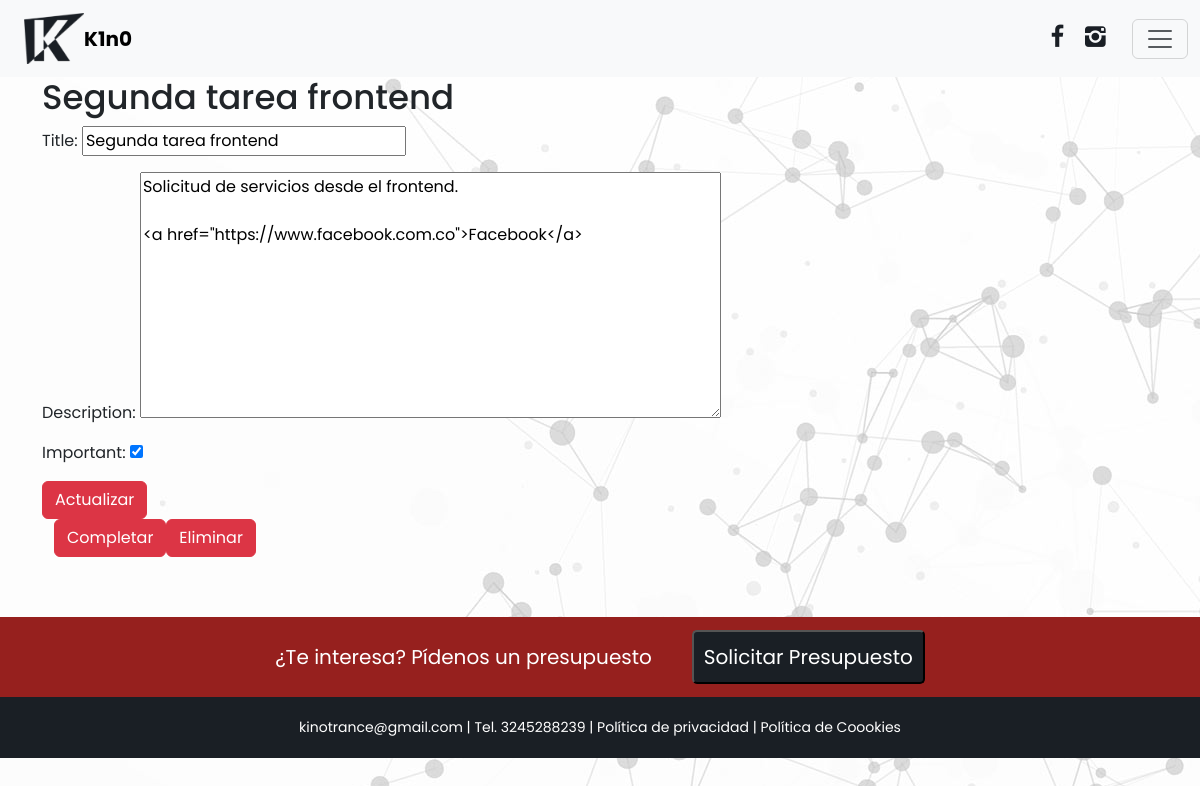
Before: /mis-servicios/servicio/5 (signed in) with the older database file.
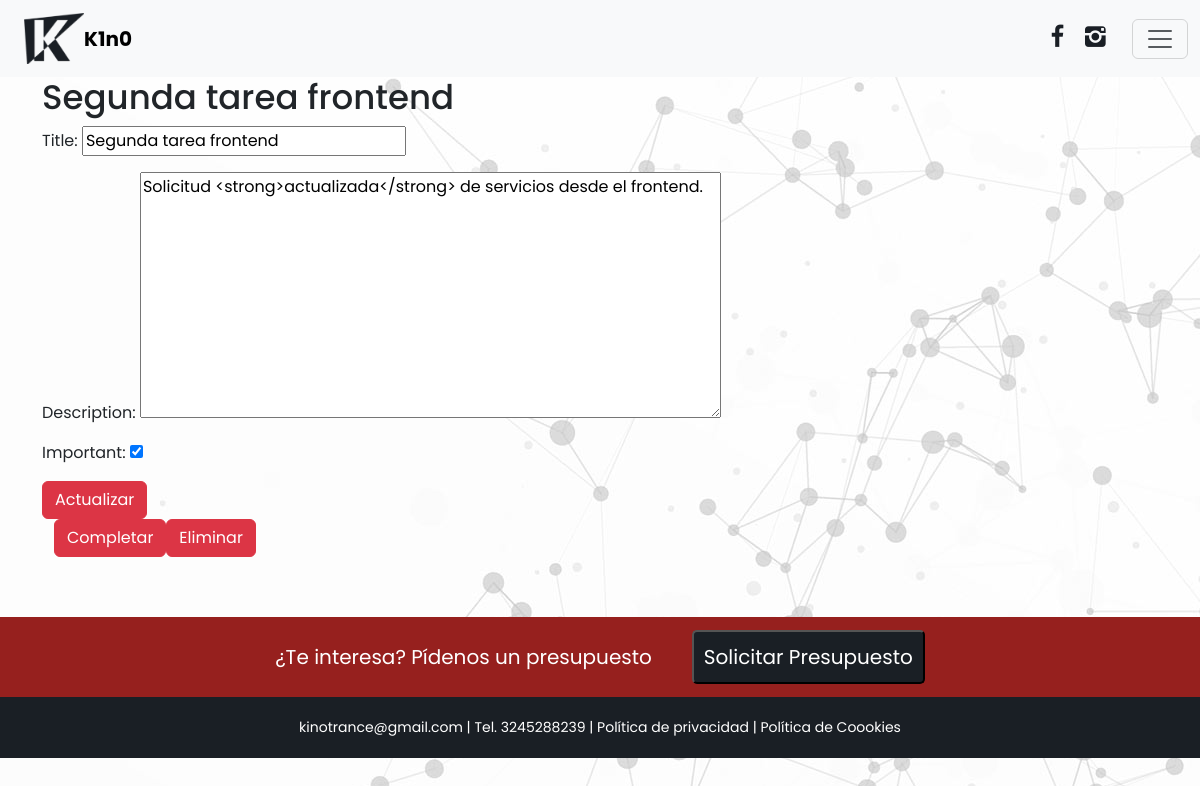
After: the same page with the newer database file.
### services/models.py (models this page shows, shortened)
class Servicio(models.Model):
    title = models.CharField(max_length=200)
    description = models.TextField(blank=True)
    created = models.DateTimeField(auto_now_add=True)
    datecompleted = models.DateTimeField(null=True, blank=True)
    important = models.BooleanField(default=False)
    user = models.ForeignKey(User, on_delete=models.CASCADE)

### services/views.py (the view, shortened to what this page needs)
# urls.py: path('mis-servicios/servicio/<int:servicio_id>', views.servicio_detalle, name="servicio_detalle"),
@login_required
def servicio_detalle(request, servicio_id):
    if request.method == 'GET':
        servicio = get_object_or_404(Servicio, pk=servicio_id, user=request.user)
        form = ServicioForm(instance=servicio)
        return render(request, 'myservicio-detalle.html', {'servicio': servicio, 'form': form})

### services/forms.py
class ServicioForm(ModelForm):
    class Meta:
        model = Servicio
        fields = ['title', 'description', 'important']

### services/templates/myservicio-detalle.html (shortened to what this page needs)
{% extends 'base.html' %}
{% block content %}
<div class="container">
    <h1>{{servicio.title}}</h1>
    <form method="POST" class="form">
        {{form.as_p}}
        <button class="btn btn-danger">
            Actualizar
        </button>
    </form>
    <div class="container d-flex">
        <form action="{% url 'complete_servicio' servicio.id %}" method="POST" class="form">
            <button class="btn btn-danger">
                Completar
            </button>
        </form>
        <form action="{% url 'complete_servicio' servicio.id %}" method="POST" class="form">
            <button class="btn btn-danger">
                Eliminar
            </button>
        </form>
    </div>
</div>
{% endblock %}

Changed rows visible on the page:
changed Servicio "Segunda tarea frontend": description "Solicitud de servicios desde el frontend. <a href=\"https://www.facebook.com.co\">Facebook</a>" → "Solicitud <strong>actualizada</strong> de servicios desde el frontend."
